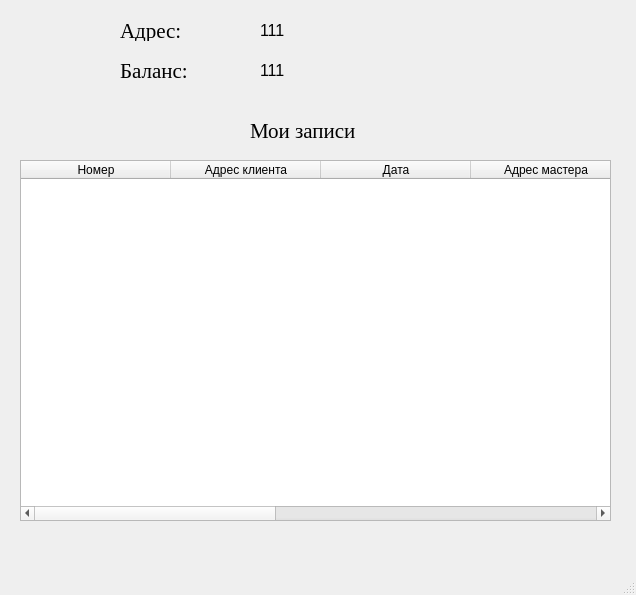
<?xml version="1.0" encoding="UTF-8"?>
<ui version="4.0">
 <class>MainWindow</class>
 <widget class="QMainWindow" name="MainWindow">
  <property name="geometry">
   <rect>
    <x>0</x>
    <y>0</y>
    <width>636</width>
    <height>595</height>
   </rect>
  </property>
  <property name="windowTitle">
   <string>Мастер</string>
  </property>
  <widget class="QWidget" name="centralwidget">
   <widget class="QLabel" name="label_3">
    <property name="geometry">
     <rect>
      <x>260</x>
      <y>60</y>
      <width>271</width>
      <height>20</height>
     </rect>
    </property>
    <property name="font">
     <font>
      <pointsize>12</pointsize>
     </font>
    </property>
    <property name="text">
     <string>111</string>
    </property>
   </widget>
   <widget class="QLabel" name="label_4">
    <property name="geometry">
     <rect>
      <x>260</x>
      <y>20</y>
      <width>271</width>
      <height>20</height>
     </rect>
    </property>
    <property name="font">
     <font>
      <pointsize>12</pointsize>
     </font>
    </property>
    <property name="text">
     <string>111</string>
    </property>
   </widget>
   <widget class="QLabel" name="label_2">
    <property name="geometry">
     <rect>
      <x>120</x>
      <y>60</y>
      <width>71</width>
      <height>21</height>
     </rect>
    </property>
    <property name="font">
     <font>
      <family>Times New Roman</family>
      <pointsize>16</pointsize>
     </font>
    </property>
    <property name="text">
     <string>Баланс:</string>
    </property>
   </widget>
   <widget class="QLabel" name="label_1">
    <property name="geometry">
     <rect>
      <x>120</x>
      <y>20</y>
      <width>81</width>
      <height>21</height>
     </rect>
    </property>
    <property name="font">
     <font>
      <family>Times New Roman</family>
      <pointsize>16</pointsize>
     </font>
    </property>
    <property name="text">
     <string>Адрес:</string>
    </property>
   </widget>
   <widget class="QLabel" name="label_5">
    <property name="geometry">
     <rect>
      <x>250</x>
      <y>120</y>
      <width>111</width>
      <height>21</height>
     </rect>
    </property>
    <property name="font">
     <font>
      <family>Times New Roman</family>
      <pointsize>16</pointsize>
     </font>
    </property>
    <property name="text">
     <string>Мои записи</string>
    </property>
   </widget>
   <widget class="QTableWidget" name="tableWidget">
    <property name="geometry">
     <rect>
      <x>20</x>
      <y>160</y>
      <width>591</width>
      <height>361</height>
     </rect>
    </property>
    <attribute name="horizontalHeaderDefaultSectionSize">
     <number>150</number>
    </attribute>
    <column>
     <property name="text">
      <string>Номер</string>
     </property>
    </column>
    <column>
     <property name="text">
      <string>Адрес клиента</string>
     </property>
    </column>
    <column>
     <property name="text">
      <string>Дата</string>
     </property>
    </column>
    <column>
     <property name="text">
      <string>Адрес мастера</string>
     </property>
    </column>
    <column>
     <property name="text">
      <string>Название</string>
     </property>
    </column>
    <column>
     <property name="text">
      <string>Цена</string>
     </property>
    </column>
    <column>
     <property name="text">
      <string>Статус оплаты</string>
     </property>
    </column>
   </widget>
  </widget>
  <widget class="QMenuBar" name="menubar">
   <property name="geometry">
    <rect>
     <x>0</x>
     <y>0</y>
     <width>636</width>
     <height>21</height>
    </rect>
   </property>
  </widget>
  <widget class="QStatusBar" name="statusbar"/>
 </widget>
 <resources/>
 <connections/>
</ui>
